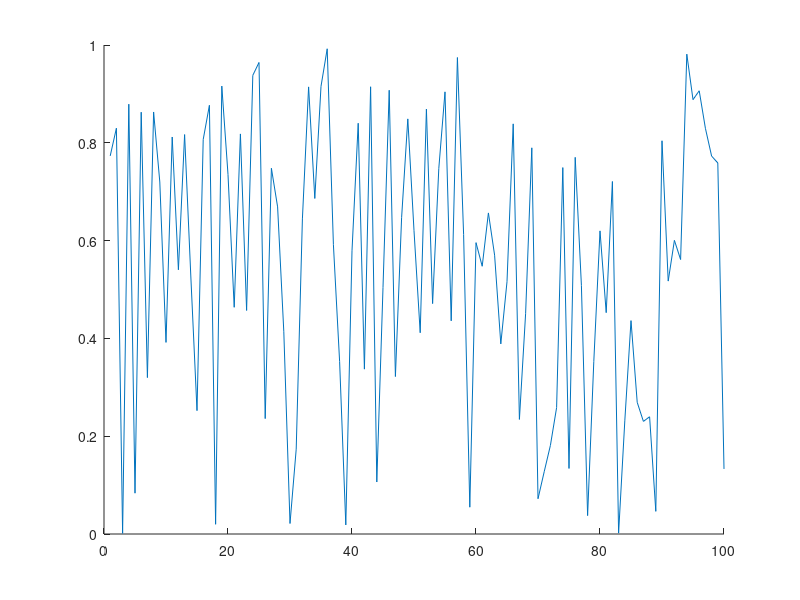

This chart was generated by the following MATLAB code: (Note: this script raises an error after producing the figure.)
clc
close all
clear

if isfolder('pics') == 0
    mkdir('pics')
end

x = 1:100;
y = rand(100,1);
idxmin = find(y == max(y));
idxmax = find(y == min(y));
txt = ['\leftarrow y = ',int2str(max(y))];
hold on
plot(x,y)
plot(x,y,'o','MarkerIndices',[idxmin idxmax],'MarkerFaceColor','red','MarkerSize',5)
t = text(idxmax,y(idxmax),txt);
t.Color = [153/255 153/255 255/255];
hold off
legend('random plot [0:1]');
print -dpng ./pics/test.png
close
%% testing plot function
clc

x = [0:0.01:2*pi];
y = sin(x);
yCmp = cos(x);
string = 'My test plot';
p_title = 'test_print';
t="";

% test = myplot(x,y,string,p_title);
test2 = superplot(x,y,'plotName',"My super plot",'figureName',"super_plot");
test3 = superplot(x,y,'cmpYLegend',"cos(x)",'figureName',"cosxVsSinx",'cmpY',yCmp,'yLegend',"sin(x)",'yName',"Amplitude",'xName',"Samples NOT normalized to 2\pi", ...
    'plotName',"Plotting cos(x) against sin(x)");
close(test2);
close(test3);
test4 = superplot(x,y);

testV = ones(1,1);
testV(2) = 5;

%% testing MER loop
% clear
clc
close all
clear

idx = 1;
for i = 0:200
    if ( rem((i-1)/4,1)==0 )
        validLen(idx) = i;
        idx = idx+1;
    end
end

% Constants are double-precision by default
vec = [97 97];

% for im
    
% for i = vec(1):0.01:vec(1)
%     fprintf("i is %d coefficients\n",i);
% end
    
% for i = 0:2:10
%     fprintf("i SHOULD be EVEN and is %d\n",i);
% end

%coefficients have to be even and divisible by span w/no remainder LOOK
%INTO THIS
%beta MUST be greater than 0
[MER_out, betaTX_out, betaRCV_out, coeff_out] = MER_opt('Nsps',4,'numCoeffs',vec,'betaTX',[0.1 0.0001 0.13],'betaRCV',[0.1 0.0001 0.13],'MER',50);
% [MER_out, betaTX_out, betaRCV_out, coeff_out] = MER_opt('Nsps',4,'numCoeffs',[25 77],'betaTX',[.01 0.01 .16],'betaRCV',[0.12 0.01 0.34],'MER',40);

% last = find(~MER_out,1);
fileID = fopen('GSM_parameters.txt','w');
cBeta = char(hex2dec('03b2'));
fprintf(fileID,'%10s %10s %10s %10s\r\n','MER', 'betaTX', 'betaRCV', 'length');
% A = [MER_out(1:last-1); betaTX_out(1:last-1); betaRCV_out(1:last-1); coeff_out(1:last-1)];
A = [MER_out; betaTX_out; betaRCV_out; coeff_out];
fprintf(fileID,'%10.6f %10.6f %10.6f %8.0f\r\n',A);
fclose(fileID);

% c_idx = find(coeff_out==121);
% max_121 = max(MER_out(c_idx(1):c_idx(end)));
% desired_121 = find(MER_out>=54.0679);

DONE = ones(10,1);
finish = sum(DONE(1:5));

%% MER calc
% clc
% clear all
% close all
% den = [-0.001473028462308   0.005666223150735  -0.019416661964618  -0.041188246018261   0.083990599017613  -0.169565530125065   0.900837427479342 ...
%     0.311842632473442  -0.140969388867244   0.099871376920441  -0.088049305611010   0.023834632003521  -0.009447343197004   0.002953619390284]
% 
% pk = 0.99924965776672958;
% 
% 10*log10(pk^2/sum(den.^2));

%% Measuring OOB requirements
clear 
close all
clc
cBeta = char(hex2dec('03b2'));

format long
% window designer from 0 to pi
% load('KaisWin.mat');
load('windowKais101.mat');

fileID = fopen('GSM_parameters_89-121_B1-0.001-2.txt');
formatSpec = '%s';
N = 4;
C_text = textscan(fileID,formatSpec,N);
C_data0 = textscan(fileID,'%f %f %f %f');
fclose(fileID);

vTX_B=C_data0{1,2}.'; vRCV_B=C_data0{1,3}.'; vLen=C_data0{1,4}.';
idx_89=find(vLen==89); idx_93=find(vLen==93); idx_97=find(vLen==97); idx_101=find(vLen==101); idx_109=find(vLen==109);

% #TX&RCV length; RCV rolloff here
% beta = 0.146600;  %trial 1
% N = 65;
% beta = 0.116400;    %trial 2
% N = 73;
% beta = 0.144400;   %trial 3
% N = 121;
% beta_Rcv = 0.188000;     %trial 18 i stop counting bruh
% N = 101;
% beta_Rcv = vRCV_B;     %trial 18 i stop counting bruh
% N = 93;


% digital angular frequency, w (rads/sample)
% w = [0:0.001:1000]/1000*pi; %0-0.5
w = [0:0.001:2000]/1000*pi; %one whole cycle

N = 89;
Nsps = 4;
span = (N-1)/4;
for bk = 0:0.1:2
% for bk = 2:0.1:2
    for idx_TXnRCV = idx_89(1):(idx_89(end))
%     for idx_TXnRCV = idx_97(1):(idx_97(1))
%     for idx_TXnRCV = 1027:(idx_97(end))
        b_nom = vTX_B(idx_TXnRCV);
        beta_Rcv = vRCV_B(idx_TXnRCV);
        GSM = rcosdesign(beta_Rcv,span,Nsps);
        wn = kaiser(length(GSM), bk);
%         wn = WinKaiser;
%         h_TX = GSM.*wn.';
        h_TX = rcosdesign(b_nom,span,Nsps).*wn.';
        h_GSM = GSM;

        % SRRC is a square root nyquist filter; firpm also
        % creates a sqrt nyquist filter
        M=N-1; Nsps=4; span=M/Nsps;
        fc=1/2/Nsps; fp=(1-b_nom)*fc; fs=(1+b_nom)*fc;
        fb = [0 fp fc fc fs .5]*2;
        a = [1 1 1/sqrt(2) 1/sqrt(2) 0 0];
        % wght vector needs to 2.4535 for passband
        wght = [2.4535 1 20];   %10 for N=97; 20 for N=91
        h_pps = firpm(M,fb,a,wght);

        % window
        h_pps = h_pps.*wn.';
    %     h_pps = h_pps;

        % estimate order of SR Nyquist filter | ford=fb(2:end-1);aord=[1 1/sqrt(2) 0];sb=10^(-58/20);dev=[sb 0.02 sb];M_est=firpmord(ford,aord,dev);
        H_srrc = freqz(h_TX,1,w); H_pps = freqz(h_pps,1,w);

        % mag_H = 20*log10(abs(H));
        sam_r8 = 6.25;
        mag_H = 20*log10(abs(H_pps));
        bb_bnd=(1+.12)/2/Nsps; OB1_bnd=bb_bnd+(.22/sam_r8); OB2_bnd=OB1_bnd+(1.53/sam_r8); OB3_bnd=OB2_bnd+(1.75/sam_r8);
        baseband_ind = find( w/2/pi <= bb_bnd);
        OB1_ind = find(w/2/pi>bb_bnd & w/2/pi<=OB1_bnd);
        OB2_ind = find(w/2/pi > OB1_bnd & w/2/pi <= OB2_bnd);
        OB3_ind = find(w/2/pi > OB2_bnd & w/2/pi <= OB3_bnd);

        conv2mW = @(x) 10.^(x/20);
        conv2dBm =  @(x) 20.*log10(x);

        % For power, do i need to account for limits of SA
        spec_mW = sum(conv2mW(mag_H));
        bb_mW = sum(conv2mW(mag_H(baseband_ind(1):baseband_ind(end))));
        OB1_mW = sum(conv2mW(mag_H(OB1_ind(1):OB1_ind(end))));
        OB2_mW = sum(conv2mW(mag_H(OB2_ind(1):OB2_ind(end))));
        OB3_mW = sum(conv2mW(mag_H(OB3_ind(1):OB3_ind(end))));

        spec_dBm = conv2dBm(spec_mW);
        bb_dBm = conv2dBm(bb_mW);
        OB1_dBm = conv2dBm(OB1_mW);
        OB2_dBm = conv2dBm(OB2_mW);
        OB3_dBm = conv2dBm(OB3_mW);

        OB1_58 = bb_dBm-OB1_dBm;
        OB2_60 = bb_dBm-OB2_dBm;
        OB3_63 = bb_dBm-OB3_dBm;

        % can cascade firpm sqrt w/srrc, center coeff
        % isn't one BUT even symmetric
        cascade = conv(h_pps,GSM);
        cascade_SRRC = conv(GSM,GSM);

        num = cascade(N);
        den = zeros(floor(length(cascade)/Nsps),1);
        idx = 1;
        cnt = 0;
        for i = 1:length(cascade)
            if cnt == 0 && i ~= N
                den(idx) = cascade(i);
                cnt = cnt + 1;
                idx = idx + 1;
            elseif cnt >= Nsps-1
                cnt = 0;
            else
                cnt = cnt + 1;
            end
        end
        MER_theo = 10*log10( num^2/sum(den.^2) );
%         fprintf("TX's %s: %1.4f | RCV's %s: %1.4f | idx TX & RCV: %d\n",cBeta,b_nom,cBeta,beta_Rcv,idx_TXnRCV);
%         fprintf("OB1: %2.6f | OB2: %2.6f | OB3: %2.6f | MER: %2.6f | Bk: %2.4f | Beta nominal: %2.4f | \n",OB1_58,OB2_60,OB3_63,MER_theo,bk, b_nom);
%         fprintf("baseband bnd frequency: %2.4f | OB1 bnd frequency: %2.4f | OB2 bnd frequency: %2.4f | OB3 bnd frequency: %2.4f |\n\n", bb_bnd, OB1_bnd, OB2_bnd, OB3_bnd);
        if OB1_58 > 58 && OB2_60 > 60 && OB3_63 > 63 && MER_theo >= 40
            fprintf("\n*************MET SPEC*************************\n");
            fprintf("TX's %s: %1.4f | RCV's %s: %1.4f | idx TX & RCV: %d\n",cBeta,b_nom,cBeta,beta_Rcv,idx_TXnRCV);
            fprintf("OB1: %2.6f | OB2: %2.6f | OB3: %2.6f | MER: %2.6f | Bk: %2.4f | Beta nominal: %2.4f | \n",OB1_58,OB2_60,OB3_63,MER_theo,bk, b_nom);
            fprintf("baseband bnd frequency: %2.4f | OB1 bnd frequency: %2.4f | OB2 bnd frequency: %2.4f | OB3 bnd frequency: %2.4f |\n\n", bb_bnd, OB1_bnd, OB2_bnd, OB3_bnd);
        end
    end
end

TX_MR = superplot(w/2/pi,20*log10(abs(H_pps)),'plotName',"Magnitude Response of PPS",'figureName',"PracticalPSResp",'yName',"Magnitude (dB)",...
    'xName',"Frequency (cycles/sample)",'yLegend',"SQRT FIRPM",'cmpY',20*log10(abs(H_srrc)),'cmpYLegend',"SRRC",...
    'plotAxis',[0 w(end)/2/pi -150 10]);
hold on
% OOB requirement 1
plot([bb_bnd bb_bnd],[-200 -58],'--k');
plot([bb_bnd OB1_bnd],[-58 -58],'--k');
plot([OB1_bnd OB1_bnd],[-200 -58],'--k');
% OOB requirement 2
plot([OB1_bnd OB1_bnd],[-200 -60],':R');
plot([OB1_bnd OB2_bnd],[-60 -60],':R');
plot([OB2_bnd OB2_bnd],[-200 -60],':R');
% OOB requirement 3
plot([OB2_bnd OB2_bnd],[-200 -63],'g');
plot([OB2_bnd OB3_bnd],[-63 -63],'g');
plot([OB3_bnd OB3_bnd],[-200 -63],'g');
legend('Sqrt firpm','SRRC','OB1','OB1','OB1','OB2','OB2','OB2','OB3','OB3','OB3');
hold off
location = strcat('./pics/','PracticalPSResp','.png');
print(TX_MR, '-dpng', location);
% close(TX_MR);

% scale desired coefficients
maxi = sum(abs(h_pps));
scaling = (1-2^-17)/maxi;

h_pps_1s17= round(h_pps*scaling*2^17);
if sum(abs(h_pps_1s17/2^17) > 1-2^-17)
    fprintf("Error need to scaled down h_pps more\n");
    return
end

h_pps_coeffs = unique(h_pps_1s17,'stable');


%% Test cascade
clear 
% close all
clc

coeff = 65;
Nsps = 4;
beta_Rcv = 0.146600;

span = (coeff-1)/Nsps;
rcv = rcosdesign(beta_Rcv, span, Nsps);

% SR Nyquist filter
bb = 2.0; spans = 25;
M = coeff-1;
fc = 1/(2*Nsps);fp=(1-.12)*fc; fs=(1+.12)*fc;
fb = [0 fp fc fc fs .5]*2;
a = [1 1 1/sqrt(2) 1/sqrt(2) 0 0];
wght = [2.4535 1 1];
h_pps=firpm(M,fb,a,wght);
w = [0:0.001:1000]/1000*pi;
wnNorm=kaiser(coeff,2.0);
wnGr=kaiser(coeff,3);
wnLT=kaiser(coeff,1);

H_pps = freqz(h_pps,1,w);
H_ppsGrBk=freqz( conv(h_pps,wnGr),1,w );
H_ppsNormBk=freqz( conv(h_pps,wnNorm),1,w );
H_ppsLTBk=freqz( conv(h_pps,wnLT),1,w );

figName="PPS_with_65coeffs";
pps_plot = superplot(w/2/pi,20*log10(abs(H_pps)),'cmpY',20*log10(H_ppsNormBk),'figureName',figName,...
    'plotAxis',[0 0.5 -100 40]);
hold on
plot(w/2/pi,20*log10(abs(H_ppsGrBk)),"-.g");
plot(w/2/pi,20*log10(abs(H_ppsLTBk)),"--m");
legend('beta=0','beta=2.0','beta=3','beta=1');
hold off
location = strcat('./pics/',figName,'.png');
print(pps_plot, '-dpng', location);

% Too much theory to figure out MER for LPF

%% Test PPS_opt
% clc
% clear 
% close all
% 
% % Constants are double-precision by default
% vec = [65 129];
% 
% [MER_out, betaTX_out, betaRCV_out, coeff_out, betaKais_out] = PPS_opt('Nsps',4,...
%     'numCoeffs',vec,'betaTX',[0 0.001 0.2],'betaRCV',[0.12 0.01 0.12],'MER',40,'betaKais',[0 0.01 10]);

%% File IO
clear all
close all
clc

fileID = fopen('GSM_parameters_SRRC.txt');
formatSpec = '%s';
N = 4;
C_text = textscan(fileID,formatSpec,N);
C_data0 = textscan(fileID,'%f %f %f %f');
fclose(fileID);

%% Designing polyphase filter
clear;close all;clc; load('validLen.mat');

beta_Rcv=0.12; N=21; Nsps=4; span=(N-1)/4;

% rcv = rcosdesign(beta,span, Nsps);
load('rcv.mat');
worse_case_output = sum(abs(rcv));
scaling = (1-2^-17)/worse_case_output;
rcv_1s17=round( rcv*scaling*2^17 );tx=rcv;

sym_mults=round(length(rcv)/2);
poly_mults=sym_mults/Nsps;

%% Testing roll off cascaded
clc; clear; close all;

N=41; Nsps=4; span=(N-1)/4;

rcv = rcosdesign(0.1,span, Nsps); tx = rcosdesign(0.08,span, Nsps);
cascade=conv(rcv,tx);

figure(1);
hold on
title('Different beta');
stem(1:N,rcv);
stem(1:N,tx)
stem(1:2*N-1,cascade);
legend('RCV','TX','Cascade'); grid;
hold off

figure(2);
hold on
title('Same beta');
stem(1:N,rcv);
stem(1:2*N-1,conv(rcv,rcv));
legend('RCV','Cascade'); grid;
hold off

% SRRC is a square root nyquist filter; firpm also
% creates a sqrt nyquist filter
M=N-1; Nsps=4; span=M/Nsps; b_nom=0.1;
fc=1/2/Nsps; fp=(1-b_nom)*fc; fs=(1+b_nom)*fc;
fb = [0 fp fc fc fs .5]*2;
a = [1 1 1/sqrt(2) 1/sqrt(2) 0 0];
% wght vector needs to 2.4535 for passband
wght = [2.4535 1 1];
tx_pm = firpm(M,fb,a,wght);
cascade_pm = conv(tx_pm,rcv);
cascade_rcv = conv(rcv,rcv);

figure(3);
subplot(2,1,1);
hold on
stem(1:N,tx_pm);
stem(1:2*N-1,cascade_pm);
title('firpm');
hold off
subplot(2,1,2);
hold on
stem(1:N,rcv);
stem(1:2*N-1,cascade_rcv);
title('traditional RC');
hold off
% legend('RCV','TX','Cascade'); grid;

figure(4)
stem(1:31,rcosdesign(0.25,(31-1)/4,4));

%% Polyphase Time-SHaring Decimator design
clear
clc
format longG
srrc = round(rcosdesign(0.2,5,4).'*2^8);

N=25;
a_sym_mults = round(N/2);
a_poly_mults = round(a_sym_mults/4);
a_time_share_mults = round(a_poly_mults/4); % use 4x faster clk to do operation

out_ds = zeros(N,N); out_ds(1,1)=1;

% let row=sample & col=y_ds
for row=1:N
    for col=1:N
%         fprintf("row: %d | col: %d | val: %d\n",row,col,row*col);
%         out_ds(row,col)=row*col;
        if row==col&&col==1
%             fprintf("row: %d | col: %d | val: %d\n",row,col,1);
            out_ds(row,col)=row*col;
        elseif col==1&&row~=1
%             fprintf("row: %d | col: %d | val: %d\n",row,col,out_ds(row-1,col)+1);
            out_ds(row,col)=out_ds(row-1,col)+1;
        else
%             fprintf("row: %d | col: %d | val: %d\n",row,col,out_ds(row,col-1)-1);
                if out_ds(row,col-1)-1>0
                    out_ds(row,col)=out_ds(row,col-1)-1;
                else
                    out_ds(row,col)=0;
                end
        end
    end
end

for row=1:N
    for col=1:N
        if out_ds(row,col)==0
            N=N;
        elseif out_ds(row,col)==1
            fprintf("y%dh%d\n",col,out_ds(row,col));
        else
            fprintf("y%dh%d ",col,out_ds(row,col));
        end
    end
end
